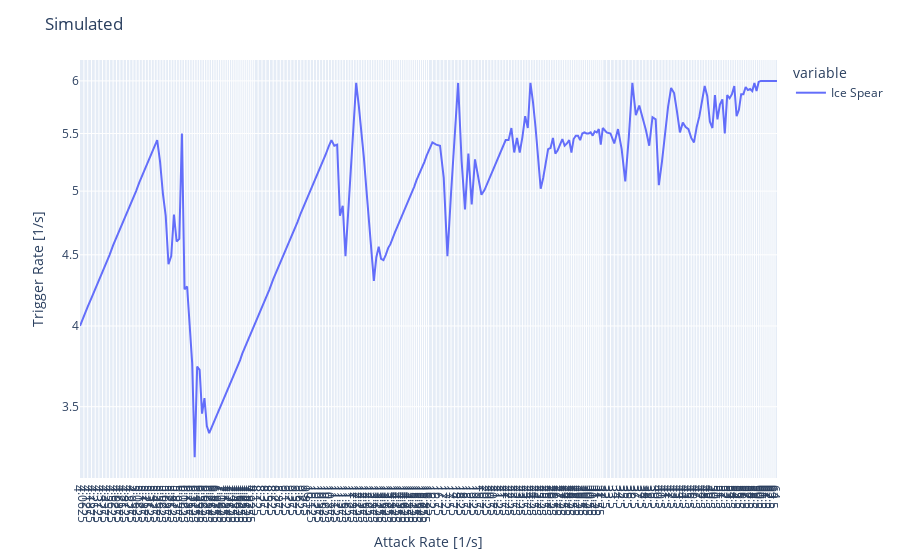
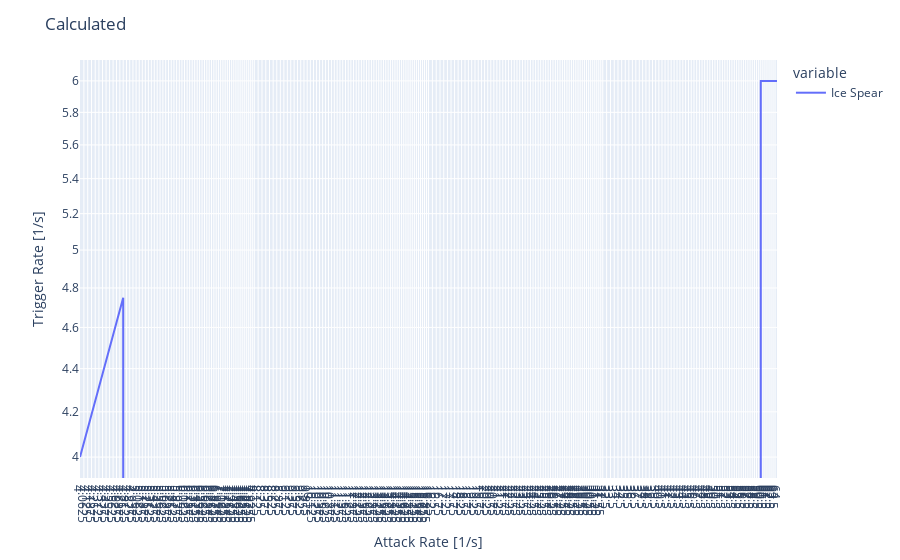

The notebook cell saved with these charts, in order:
### Code cell
from multiprocessing import Pool
import plotly.express as px
import pandas as pd

from skill_rota_worker import *

def test_variety():
  """ compares a variety of skill sets"""
  skill_sets = [
    [Skill('Ice Spear', 0)],
    [Skill('Ice Spear', 0), Skill('Arc', 0)],
    [Skill('Frost Bomb', 2.5), Skill('Arc', 0)],
    [Skill('Ice Spear', 0), Skill('Frost Bomb', 2.5)],
    [Skill('Frost Bomb', 2.5), Skill('Arc', 0), Skill('Ice Spear', 0)],
  ]
  atk_rates = subsample([.25, .5, 1, 2, 4, 8, 16, 32, 64, 128], depth=2)

  for skills in skill_sets:
    plot_skills(skills, atk_rates)

def test_interesting():
  """ compares interesting parts a skill set """
  skills = [Skill('Ice Spear', 0)]
  atk_rates = subsample([4, 8, 16, 32, 64], depth=6)
  plot_skills(skills, atk_rates)

if __name__ == "__main__":
  pd.options.plotting.backend = "plotly"
  test_variety()
  # test_interesting()

### Figure 1 — Plotly figure (JSON) as saved in the notebook; plotly's stock layout.template omitted (floating-point values rounded to 4 significant figures; data arrays with more than 128 entries replaced by an {"elided": "..."} marker saying what was removed)
{"data": [{"hovertemplate": "variable=Ice Spear<br>index=%{x}<br>value=%{y}<extra></extra>", "legendgroup": "Ice Spear", "line": {"color": "#636efa", "dash": "solid"}, "marker": {"symbol": "circle"}, "mode": "lines", "name": "Ice Spear", "orientation": "v", "showlegend": true, "type": "scatter", "x": {"elided": "257 float values"}, "xaxis": "x", "y": {"elided": "257 float values"}, "yaxis": "y"}], "layout": {"legend": {"title": {"text": "variable"}, "tracegroupgap": 0}, "margin": {"t": 60}, "title": {"text": "Simulated"}, "xaxis": {"anchor": "y", "domain": [0, 1], "tickvals": {"elided": "257 float values"}, "title": {"text": "Attack Rate [1/s]"}, "type": "log"}, "yaxis": {"anchor": "x", "domain": [0, 1], "title": {"text": "Trigger Rate [1/s]"}, "type": "log"}}}

### Figure 2 — Plotly figure (JSON) as saved in the notebook; plotly's stock layout.template omitted (floating-point values rounded to 4 significant figures; data arrays with more than 128 entries replaced by an {"elided": "..."} marker saying what was removed)
{"data": [{"hovertemplate": "variable=Ice Spear<br>index=%{x}<br>value=%{y}<extra></extra>", "legendgroup": "Ice Spear", "line": {"color": "#636efa", "dash": "solid"}, "marker": {"symbol": "circle"}, "mode": "lines", "name": "Ice Spear", "orientation": "v", "showlegend": true, "type": "scatter", "x": {"elided": "257 float values"}, "xaxis": "x", "y": {"elided": "257 float values"}, "yaxis": "y"}], "layout": {"legend": {"title": {"text": "variable"}, "tracegroupgap": 0}, "margin": {"t": 60}, "title": {"text": "Calculated"}, "xaxis": {"anchor": "y", "domain": [0, 1], "tickvals": {"elided": "257 float values"}, "title": {"text": "Attack Rate [1/s]"}, "type": "log"}, "yaxis": {"anchor": "x", "domain": [0, 1], "title": {"text": "Trigger Rate [1/s]"}, "type": "log"}}}
